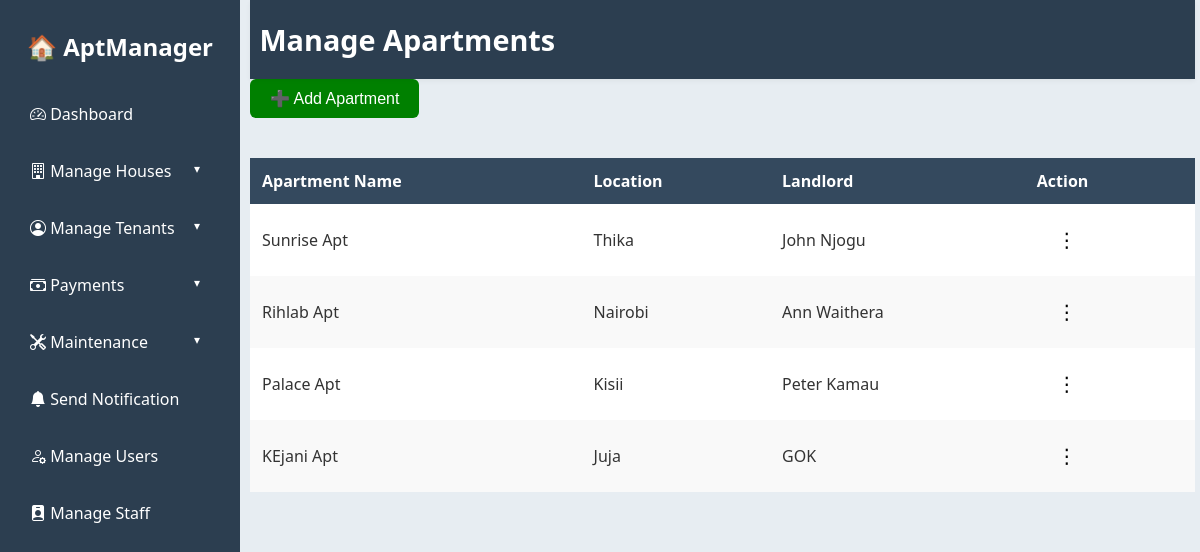
The page /APARTMENT/admin/Housing/apartment.php (signed in) on the database its author committed.
### tables this page shows
CREATE TABLE `apartment` (
  `apartment_id` int(11) NOT NULL,
  `client_id` int(11) NOT NULL,
  `apartment_name` varchar(100) NOT NULL,
  `location` varchar(150) NOT NULL,
  `landlord_name` varchar(100) DEFAULT NULL
);

### APARTMENT/admin/Housing/apartment.php (the view, shortened to what this page needs)
<?php
include '../config/db_connect.php';
$result = $conn->query("SELECT * FROM apartment");
?>
<!DOCTYPE html>
<html>
<head>
    <link rel="stylesheet" href="../assets/css/style.css">
    <link rel="stylesheet" href="https://cdn.jsdelivr.net/npm/bootstrap-icons@1.10.5/font/bootstrap-icons.css">
</head>
<body>
    <body>
<div class="wrapper">
<aside class="sidebar" id="sidebar">
  <h2>🏠 AptManager</h2>
  <ul>
  <li><a href="../index.php"><i class="bi bi-speedometer2"></i> Dashboard</a></li>
  <li class="dropdown">
    <a href="#" class="dropdown-toggle"><i class="bi bi-building"></i> Manage Houses</a>
  </li>
  <li class="dropdown">
    <a href="#" class="dropdown-toggle"><i class="bi bi-person-circle"></i> Manage Tenants</a>
  </li>
  <li class="dropdown">
    <a href="#" class="dropdown-toggle"><i class="bi bi-cash-stack"></i> Payments</a>
  </li>
  <li class="dropdown">
    <a href="#" class="dropdown-toggle"><i class="bi bi-tools"></i> Maintenance</a>
  </li>
  <li><a href="../notification.php"><i class="bi bi-bell-fill"></i> Send Notification</a></li>
  <li><a href="../Include/users.php"><i class="bi bi-person-gear"></i> Manage Users</a></li>
  <li><a href="../Include/staff.php"><i class="bi bi-person-badge-fill"></i> Manage Staff</a></li>
</ul>
</aside>
  <div class="main">
    <header class="top-header">
        <h1>Manage Apartments</h1>
    </header>
<button class="btn-add" onclick="document.getElementById('addModal').style.display='flex'">➕ Add Apartment</button>
<table>
    <thead>
        <tr>
            <th>Apartment Name</th>
            <th>Location</th>
            <th>Landlord</th>
            <th>Action</th>
        </tr>
    </thead>
    <tbody>
        <?php while ($row = $result->fetch_assoc()) { ?>
        <tr>
            <td><?= htmlspecialchars($row['apartment_name']) ?></td>
            <td><?= htmlspecialchars($row['location']) ?></td>
            <td><?= htmlspecialchars($row['landlord_name'] ?? '-') ?></td>
            <td>
            <div class="dropdown-container">
              <button class="dots-btn">⋮</button>
            </div>
          </td>
        </tr>
        <?php } ?>
    </tbody>
</table>
</body>
</html>

### APARTMENT/admin/assets/css/style.css (style rules this page uses)
body { margin: 0; font-family: 'Segoe UI', sans-serif; background: #dee6eeb6; color: #333; }
.wrapper { display: flex; min-height: 100vh; }
.sidebar { width: 200px; background: #2c3e50; color: white; padding: 20px; position: fixed; left: 0; top: 0; height: 100vh; z-index: 1000; }
.sidebar h2 { margin-top: 10px; text-align: center; }
.sidebar ul { list-style: none; padding: 0; margin-top: 30px; }
.sidebar li { margin-bottom: 15px; }
.sidebar a { color: white; text-decoration: none; display: block; padding: 10px; border-radius: 6px; transition: background 0.2s; }
.main { margin-left: 220px; padding: 0 5px 30px 30px; flex: 1; }
.top-header { position: sticky; top: 0; background: #2c3e50; padding: 20px 0; z-index: 999; box-shadow: 0 2px 5px rgba(0, 0, 0, 0.05); color: #fff; }
.top-header h1 { margin: 0; font-size: 1.8rem; padding-left: 1%; }
.sidebar ul li.dropdown > a::after { content: "▾"; float: right; margin-right: 10px; font-size: 12px; transition: transform 0.3s ease; }
button { padding: 12px 20px; background: #1abc9c; color: white; border: none; border-radius: 6px; font-size: 16px; cursor: pointer; transition: background 0.2s ease; }

### APARTMENT/admin/Housing/apartment.php (style rules this page uses)
.btn-add { padding: 10px 20px; background: green; color: white; border: none; cursor: pointer; margin-bottom: 20px; }
table { width: 100%; border-collapse: collapse; margin-top: 20px; background: white; border-radius: 5px; overflow: hidden; }
th, td { padding: 12px; text-align: left; }
thead { background-color: #34495e; color: white; }
tbody tr:nth-child(even) { background-color: #f9f9f9; }
table, tbody, tr, td { position: relative; overflow: visible; }
.dropdown-container { position: relative; display: inline-block; }
.dots-btn { background: none; border: none; font-size: 20px; cursor: pointer; color: black; }

### rows shown on the page
apartment: apartment_name "Sunrise Apt", location "Thika", landlord_name "John Njogu"
apartment: apartment_name "Rihlab Apt", location "Nairobi", landlord_name "Ann Waithera"
apartment: apartment_name "Palace Apt", location "Kisii", landlord_name "Peter Kamau"
apartment: apartment_name "KEjani Apt", location "Juja", landlord_name "GOK"
